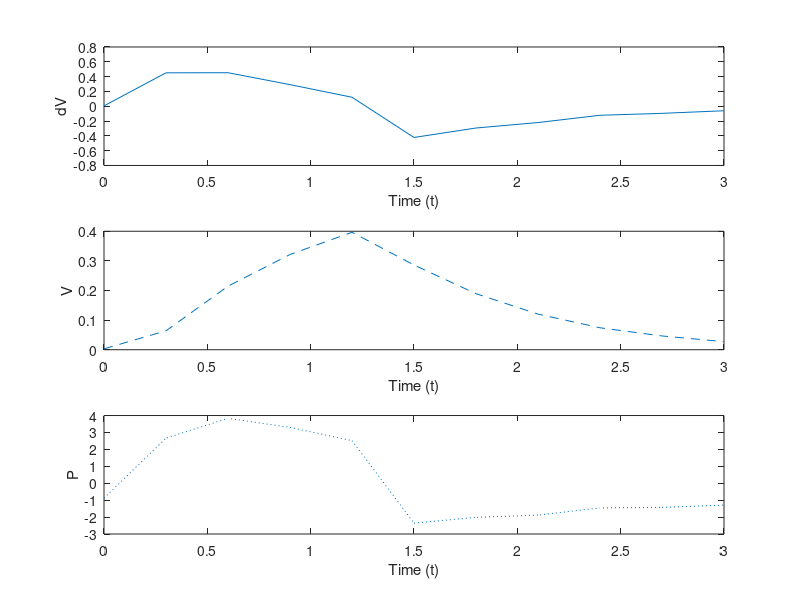
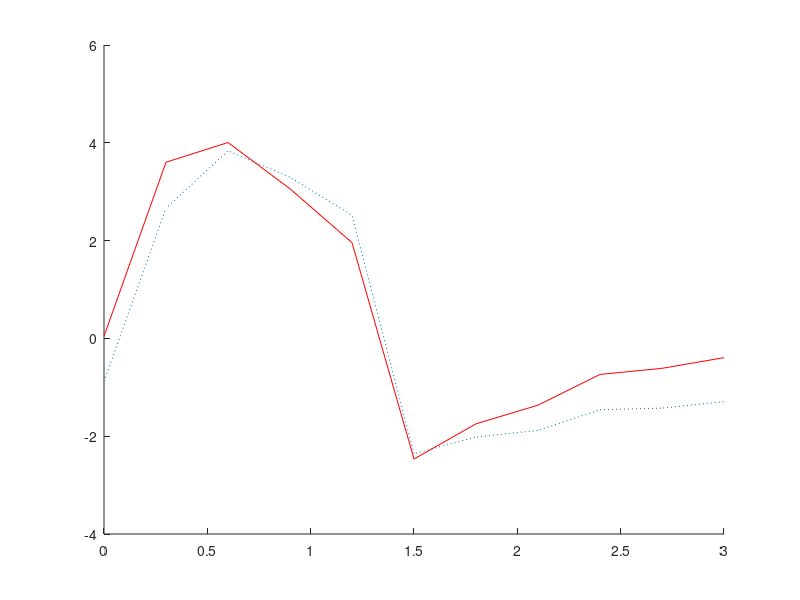

These figures' MATLAB source, in order:
clc
clear
close all

t = [0.0000; 0.3000; 0.6000; 0.9000; 1.2000; 1.5000; 1.8000; 2.1000; 2.4000; 2.7000; 3.0000];
dV = [0.0048; 0.4512; 0.4524; 0.2916; 0.1212; -0.4220; -0.2943; -0.2205; -0.1222; -0.0963; -0.0611];
V = [0.0031; 0.0639; 0.2146; 0.3214; 0.3966; 0.2860; 0.1892; 0.1203; 0.0741; 0.0465; 0.0273];
mP = [-0.8796; 2.6633; 3.8347; 3.2975; 2.5159; -2.3584; -2.0160; -1.8821; -1.4588; -1.4265; -1.2926];

X = zeros(11, 2);

for i = 1:11
    X(i, :) = [V(i), dV(i)];
end

A = (X.'*X)^(-1) * X.' * mP;

P = A(1)*V + A(2)*dV;

figure
subplot(3,1,1)
plot(t, dV)
xlabel('Time (t)');
ylabel('dV');
subplot(3,1,2)
plot(t, V, '--')
xlabel('Time (t)');
ylabel('V');
subplot(3,1,3)
plot(t, mP, ':')
xlabel('Time (t)');
ylabel('P');

figure
hold on
plot(t, mP, ':')
plot(t, P, 'r')
regress(P, mP)
